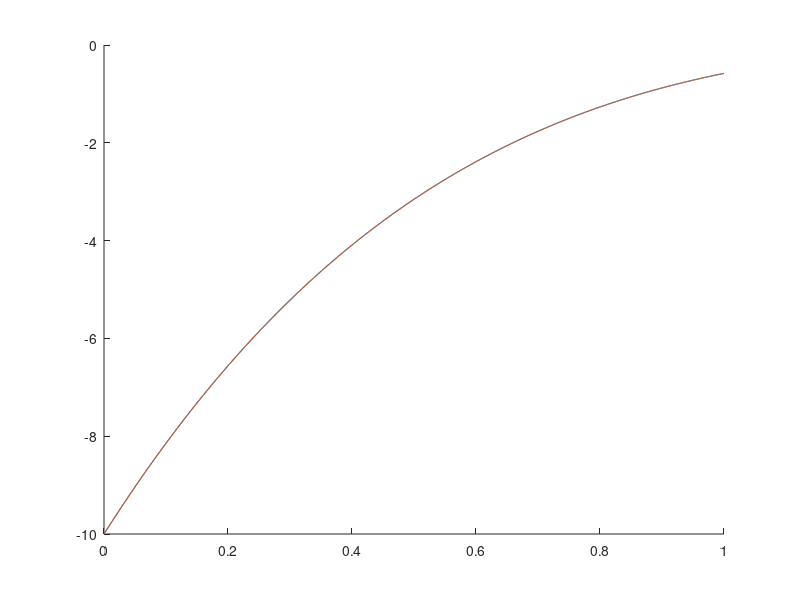

Source code (MATLAB):
% Dal foglio 2
function [n, E] = esercizio7()
    % Inizializzazione
    ye = @(t) 10 * exp(-t) .* (sin(t) - 1);
    f = @(t, y) (10 * exp(-t) .* cos(t)) - y;
    y0 = -10;
    
    % Punto 1 - approssimazione con eulexp
    t = 0:0.001:1;
    h = 0.001;
    [T, Y] = eulero(f, t, y0);

    % Punto 2 - grafico
    hold on;
    plot(T, Y);
    plot(T, ye(T));

    % Punto 3 - errore in norma infinito
    E = ye(T) - Y;
    n = norm(E, inf);

    % Punto 4 - integrazione numerica
    It = trapz(T, Y);
    I = integral(ye, 0, 1);
    E = abs(I - It);
end


function  [T,Y]=eulero(f,T,y0)
% 	 [T,Y] = eulero(f,T,y0)
%
%   Eulero Esplicito 
%
% Parametri di ingresso:
% f   stringa che contiene il nome di una funzione F(t,y) con t e y scalari
% T   vettore riga di tipo [t0:h:tmax] che contiene gli istanti di approssimazione 
% y0   valore iniziale
%
% Parametri di uscita:
% T   vettore colonna che contiene gli istanti di approssimazione
% Y   vettore colonna che contiene il valore della soluzione al tempo contenuto
%     nella stessa riga di T
%
h=T(2)-T(1);
Y=y0;
%
for n=1:length(T)-1
   Y(n+1)=Y(n)+h*f(T(n),Y(n));
end
%
T=T(:);
Y=Y';
end